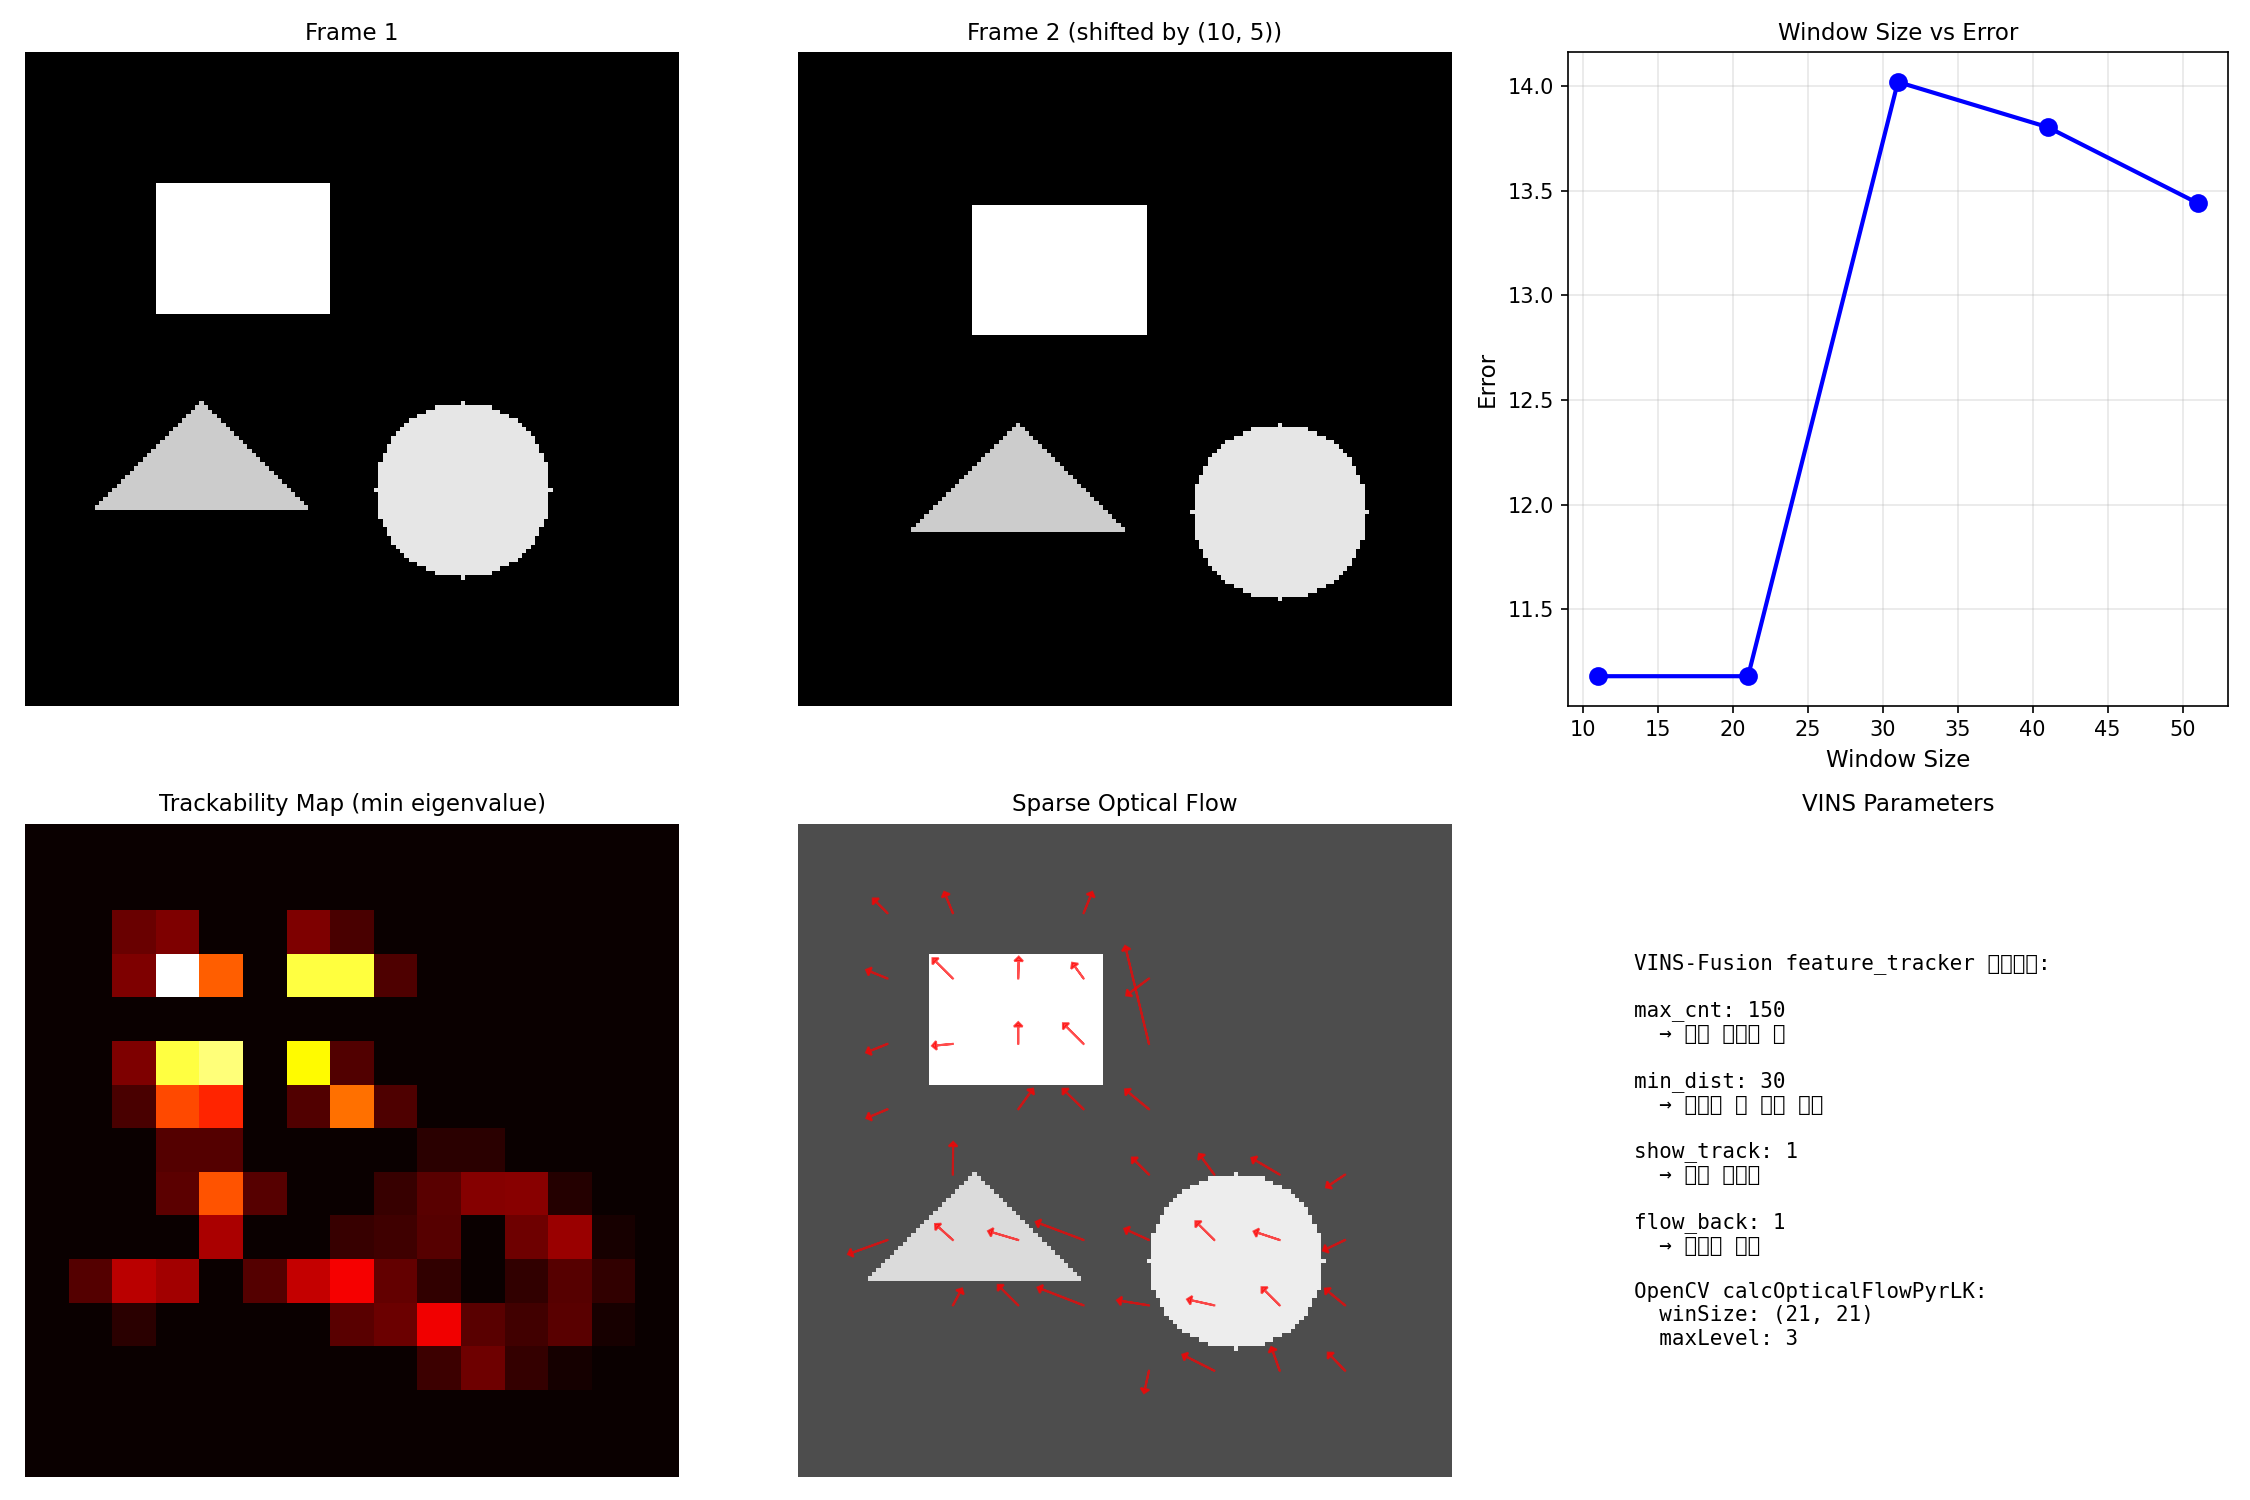

Write Python code to recreate this figure.
"""
Phase 2 - Week 8: 광류 실습 문제
================================
피라미드 LK, 파라미터 분석, Dense Flow

학습 목표:
1. 피라미드 LK 이해
2. 파라미터 영향 분석
3. Dense Flow 비교
4. VINS 파라미터 연결

실행 시간: 약 2분
"""

import numpy as np
import matplotlib.pyplot as plt
from scipy.ndimage import convolve, zoom

np.set_printoptions(precision=4, suppress=True)
np.random.seed(42)

print("=" * 70)
print("       Phase 2 - Week 8: 광류 실습 문제")
print("=" * 70)
print("\n이 실습에서는 광류의 다양한 측면을 탐구합니다.\n")

# ============================================================
# 기본 함수
# ============================================================
def create_moving_scene(size=150, shift=(15, 8)):
    """이동하는 장면 생성"""
    # 프레임 1: 여러 도형
    img1 = np.zeros((size, size), dtype=np.float32)
    
    # 사각형
    img1[30:60, 30:70] = 200
    
    # 원
    y, x = np.ogrid[:size, :size]
    circle = (x - 100)**2 + (y - 100)**2 <= 20**2
    img1[circle] = 180
    
    # 삼각형
    for i in range(25):
        img1[80+i, 40-i:40+i+1] = 160
    
    # 프레임 2: 전체 이동
    img2 = np.zeros((size, size), dtype=np.float32)
    dx, dy = shift
    
    # 간단한 이동 (wraparound 없이)
    src_y1 = max(0, -dy)
    src_y2 = min(size, size - dy)
    src_x1 = max(0, -dx)
    src_x2 = min(size, size - dx)
    
    dst_y1 = max(0, dy)
    dst_y2 = min(size, size + dy)
    dst_x1 = max(0, dx)
    dst_x2 = min(size, size + dx)
    
    img2[dst_y1:dst_y2, dst_x1:dst_x2] = img1[src_y1:src_y2, src_x1:src_x2]
    
    return img1, img2, shift

def compute_gradients(img1, img2):
    """그래디언트 계산"""
    kx = np.array([[-1, 0, 1], [-2, 0, 2], [-1, 0, 1]]) / 8
    ky = np.array([[-1, -2, -1], [0, 0, 0], [1, 2, 1]]) / 8
    
    Ix = (convolve(img1, kx) + convolve(img2, kx)) / 2
    Iy = (convolve(img1, ky) + convolve(img2, ky)) / 2
    It = img2.astype(np.float32) - img1.astype(np.float32)
    
    return Ix, Iy, It

def lk_flow(Ix, Iy, It, point, window_size=21):
    """Lucas-Kanade 광류"""
    x, y = int(point[0]), int(point[1])
    half_w = window_size // 2
    
    y_min = max(0, y - half_w)
    y_max = min(Ix.shape[0], y + half_w + 1)
    x_min = max(0, x - half_w)
    x_max = min(Ix.shape[1], x + half_w + 1)
    
    Ix_win = Ix[y_min:y_max, x_min:x_max].flatten()
    Iy_win = Iy[y_min:y_max, x_min:x_max].flatten()
    It_win = It[y_min:y_max, x_min:x_max].flatten()
    
    A = np.column_stack([Ix_win, Iy_win])
    AtA = A.T @ A
    Atb = -A.T @ It_win
    
    try:
        if np.linalg.det(AtA) < 1e-6:
            return (0, 0), False
        flow = np.linalg.solve(AtA, Atb)
        return (flow[0], flow[1]), True
    except:
        return (0, 0), False

# ============================================================
# 문제 1: 큰 움직임 문제
# ============================================================
print("\n" + "=" * 70)
print("문제 1: 큰 움직임 문제")
print("=" * 70)

print("""
🎯 Lucas-Kanade의 한계:

테일러 전개는 작은 Δx, Δy 가정
→ 큰 움직임에서 실패!

해결: 피라미드 (다중 스케일)
""")

# 다양한 이동량 테스트
shifts = [(5, 3), (10, 5), (15, 8), (25, 12)]

print("\n이동량에 따른 추적 성능:")
print("-" * 50)
print(f"{'Shift':>15} | {'Estimated':>15} | {'Error':>10}")
print("-" * 50)

for shift in shifts:
    img1, img2, true_shift = create_moving_scene(150, shift)
    Ix, Iy, It = compute_gradients(img1, img2)
    
    # 중심점에서 추적
    point = (50, 45)  # 사각형 중심
    (u, v), success = lk_flow(Ix, Iy, It, point, window_size=31)
    
    error = np.sqrt((u - true_shift[0])**2 + (v - true_shift[1])**2)
    print(f"({shift[0]:3d}, {shift[1]:3d}) | ({u:6.1f}, {v:5.1f}) | {error:10.2f}")

print("""
💡 관찰:
   큰 이동량 → 오차 증가
   해결: 피라미드 LK 필요
""")

# ============================================================
# 문제 2: 피라미드 LK
# ============================================================
print("\n" + "=" * 70)
print("문제 2: 피라미드 LK 개념")
print("=" * 70)

print("""
🎯 피라미드 LK:

Level 2 (가장 작음): 움직임 5px → 추적 가능
       │
       ▼ 확대 + 정제
Level 1: 움직임 10px → 이전 레벨 결과 + 정제
       │
       ▼ 확대 + 정제
Level 0 (원본): 움직임 20px → 최종 결과
""")

def build_pyramid(img, levels=3):
    """이미지 피라미드 생성"""
    pyramid = [img]
    for _ in range(levels - 1):
        # 축소 (0.5배)
        downsampled = zoom(pyramid[-1], 0.5, order=1)
        pyramid.append(downsampled)
    return pyramid

def pyramid_lk(img1, img2, point, levels=3, window_size=21):
    """
    피라미드 Lucas-Kanade (간단 버전)
    """
    # 피라미드 생성
    pyr1 = build_pyramid(img1, levels)
    pyr2 = build_pyramid(img2, levels)
    
    # 최상위 레벨(가장 작은)에서 시작
    scale = 2 ** (levels - 1)
    pt = (point[0] / scale, point[1] / scale)
    
    total_u, total_v = 0, 0
    
    # 상위에서 하위로
    for level in range(levels - 1, -1, -1):
        Ix, Iy, It = compute_gradients(pyr1[level], pyr2[level])
        
        # 현재 레벨에서 광류
        (u, v), success = lk_flow(Ix, Iy, It, pt, window_size)
        
        total_u += u
        total_v += v
        
        # 다음 레벨로 (2배 확대)
        if level > 0:
            pt = (pt[0] * 2 + total_u, pt[1] * 2 + total_v)
            total_u *= 2
            total_v *= 2
    
    return (total_u, total_v)

# 피라미드 vs 일반 LK 비교
shift_large = (25, 12)
img1, img2, _ = create_moving_scene(150, shift_large)

point = (50, 45)

# 일반 LK
Ix, Iy, It = compute_gradients(img1, img2)
(u_simple, v_simple), _ = lk_flow(Ix, Iy, It, point, window_size=31)

# 피라미드 LK
(u_pyr, v_pyr) = pyramid_lk(img1, img2, point, levels=3, window_size=21)

print(f"\n큰 이동량 ({shift_large}) 비교:")
print(f"  일반 LK:    ({u_simple:.1f}, {v_simple:.1f})")
print(f"  피라미드 LK: ({u_pyr:.1f}, {v_pyr:.1f})")
print(f"  실제:       ({shift_large[0]}, {shift_large[1]})")

# ============================================================
# 문제 3: 윈도우 크기 영향
# ============================================================
print("\n" + "=" * 70)
print("문제 3: 윈도우 크기 영향")
print("=" * 70)

print("""
🎯 윈도우 크기:

작은 윈도우: 정밀, 노이즈에 민감, 작은 물체
큰 윈도우: 안정적, 뭉뚱그려짐, 균일 영역 도움
""")

window_sizes = [11, 21, 31, 41, 51]
shift_test = (10, 5)
img1, img2, _ = create_moving_scene(150, shift_test)

print(f"\n윈도우 크기에 따른 결과 (실제 이동: {shift_test}):")
print("-" * 50)
print(f"{'Window':>10} | {'Estimated':>15} | {'Error':>10}")
print("-" * 50)

errors_by_window = []

for ws in window_sizes:
    Ix, Iy, It = compute_gradients(img1, img2)
    (u, v), success = lk_flow(Ix, Iy, It, (50, 45), window_size=ws)
    
    error = np.sqrt((u - shift_test[0])**2 + (v - shift_test[1])**2)
    errors_by_window.append(error)
    
    print(f"{ws:>10} | ({u:6.1f}, {v:5.1f}) | {error:10.2f}")

# ============================================================
# 문제 4: 추적 실패 감지
# ============================================================
print("\n" + "=" * 70)
print("문제 4: 추적 실패 감지")
print("=" * 70)

print("""
🎯 추적 실패 원인:
1. 플랫 영역 (그래디언트 없음)
2. 에지 (조리개 문제)
3. 폐색
4. 너무 큰 움직임

감지 방법:
- Structure Tensor 고유값 확인
- 에러 임계값 (OpenCV status/error)
""")

def check_trackability(Ix, Iy, point, window_size=21, threshold=100):
    """추적 가능성 체크"""
    x, y = int(point[0]), int(point[1])
    half_w = window_size // 2
    
    y_min = max(0, y - half_w)
    y_max = min(Ix.shape[0], y + half_w + 1)
    x_min = max(0, x - half_w)
    x_max = min(Ix.shape[1], x + half_w + 1)
    
    Ix_win = Ix[y_min:y_max, x_min:x_max].flatten()
    Iy_win = Iy[y_min:y_max, x_min:x_max].flatten()
    
    M = np.array([
        [np.sum(Ix_win**2), np.sum(Ix_win * Iy_win)],
        [np.sum(Ix_win * Iy_win), np.sum(Iy_win**2)]
    ])
    
    eigvals = np.linalg.eigvalsh(M)
    min_eig = np.min(eigvals)
    
    return min_eig > threshold, min_eig

# 다양한 위치에서 테스트
test_points = [
    ((50, 45), "Rectangle center"),
    ((35, 45), "Rectangle edge"),
    ((15, 15), "Background (flat)"),
    ((100, 100), "Circle center"),
]

print("\n추적 가능성 분석:")
print("-" * 60)

Ix, Iy, It = compute_gradients(img1, img2)

for (x, y), desc in test_points:
    trackable, min_eig = check_trackability(Ix, Iy, (x, y))
    status = "✅ Trackable" if trackable else "❌ Not trackable"
    print(f"  ({x:3d}, {y:3d}) {desc:20s}: λ_min={min_eig:8.1f} {status}")

# ============================================================
# 문제 5: 시각화
# ============================================================
print("\n" + "=" * 70)
print("문제 5: 시각화")
print("=" * 70)

fig, axes = plt.subplots(2, 3, figsize=(15, 10))

# 프레임 비교
ax1 = axes[0, 0]
ax1.imshow(img1, cmap='gray')
ax1.set_title('Frame 1', fontsize=11)
ax1.axis('off')

ax2 = axes[0, 1]
ax2.imshow(img2, cmap='gray')
ax2.set_title(f'Frame 2 (shifted by {shift_test})', fontsize=11)
ax2.axis('off')

# 윈도우 크기 vs 오차
ax3 = axes[0, 2]
ax3.plot(window_sizes, errors_by_window, 'bo-', linewidth=2, markersize=8)
ax3.set_xlabel('Window Size', fontsize=11)
ax3.set_ylabel('Error', fontsize=11)
ax3.set_title('Window Size vs Error', fontsize=11)
ax3.grid(True, alpha=0.3)

# 추적 품질 맵
ax4 = axes[1, 0]
quality_map = np.zeros_like(img1)
for y in range(5, img1.shape[0]-5, 10):
    for x in range(5, img1.shape[1]-5, 10):
        _, min_eig = check_trackability(Ix, Iy, (x, y), window_size=15, threshold=0)
        quality_map[y-5:y+5, x-5:x+5] = min_eig

ax4.imshow(quality_map, cmap='hot')
ax4.set_title('Trackability Map (min eigenvalue)', fontsize=11)
ax4.axis('off')

# 광류 필드
ax5 = axes[1, 1]
ax5.imshow(img1, cmap='gray', alpha=0.7)

for y in range(20, img1.shape[0]-20, 15):
    for x in range(20, img1.shape[1]-20, 15):
        trackable, _ = check_trackability(Ix, Iy, (x, y), threshold=100)
        if trackable:
            (u, v), success = lk_flow(Ix, Iy, It, (x, y), window_size=21)
            if success and (abs(u) > 1 or abs(v) > 1):
                ax5.arrow(x, y, u*2, v*2, head_width=2, head_length=1, 
                         fc='red', ec='red', alpha=0.7)

ax5.set_title('Sparse Optical Flow', fontsize=11)
ax5.axis('off')

# VINS 파라미터 가이드
ax6 = axes[1, 2]
ax6.axis('off')
vins_text = """
VINS-Fusion feature_tracker 파라미터:

max_cnt: 150
  → 최대 특징점 수

min_dist: 30
  → 특징점 간 최소 거리

show_track: 1
  → 추적 시각화

flow_back: 1
  → 역방향 검증

OpenCV calcOpticalFlowPyrLK:
  winSize: (21, 21)
  maxLevel: 3
"""
ax6.text(0.1, 0.5, vins_text, fontsize=10, family='monospace',
         verticalalignment='center', transform=ax6.transAxes)
ax6.set_title('VINS Parameters', fontsize=11)

plt.tight_layout()
plt.savefig('/Users/yeonge/SynologyDrive/1. YeongE/7. Visual SLAM Study/visual-slam-learning/Studies/Phase 2/week8/optical_flow_quiz.png', dpi=150)
print("\nOptical flow quiz saved: optical_flow_quiz.png")

# ============================================================
# 정리
# ============================================================
print("\n" + "=" * 70)
print("📚 Week 8 Quiz 정리")
print("=" * 70)

print("""
✅ 문제 1: 큰 움직임 문제
   - 테일러 전개 → 작은 움직임 가정
   - 큰 이동 → 오차 증가

✅ 문제 2: 피라미드 LK
   - 다중 스케일로 큰 움직임 처리
   - 상위(작은)에서 하위(큰)로

✅ 문제 3: 윈도우 크기
   - 작음: 정밀, 민감
   - 큼: 안정, 뭉뚱그려짐

✅ 문제 4: 추적 실패
   - Structure Tensor 고유값 확인
   - 플랫/에지에서 실패

━━━━━━━━━━━━━━━━━━━━━━━━━━━━━━━━━━━━━━━━━━━━━━━━━━━━━━━━━━━

💡 OpenCV 사용법:

```python
# 특징점 검출
pts = cv2.goodFeaturesToTrack(gray, 200, 0.01, 30)

# 피라미드 LK 추적
next_pts, status, err = cv2.calcOpticalFlowPyrLK(
    prev_gray, cur_gray, prev_pts, None,
    winSize=(21, 21), maxLevel=3
)

# 성공한 점만
good_new = next_pts[status == 1]
good_old = prev_pts[status == 1]
```

━━━━━━━━━━━━━━━━━━━━━━━━━━━━━━━━━━━━━━━━━━━━━━━━━━━━━━━━━━━

🎉 Phase 2 완료!
   8주간 컴퓨터 비전 기초를 배웠습니다!
   다음: Phase 3 - 비선형 최적화
""")

print("\n" + "=" * 70)
print("optical_flow_quiz.py 실행 완료! 🎉")
print("=" * 70)
print("\n생성된 파일:")
print("  1. optical_flow_basics.png - 광류 기초")
print("  2. optical_flow_quiz.png - 광류 분석")
